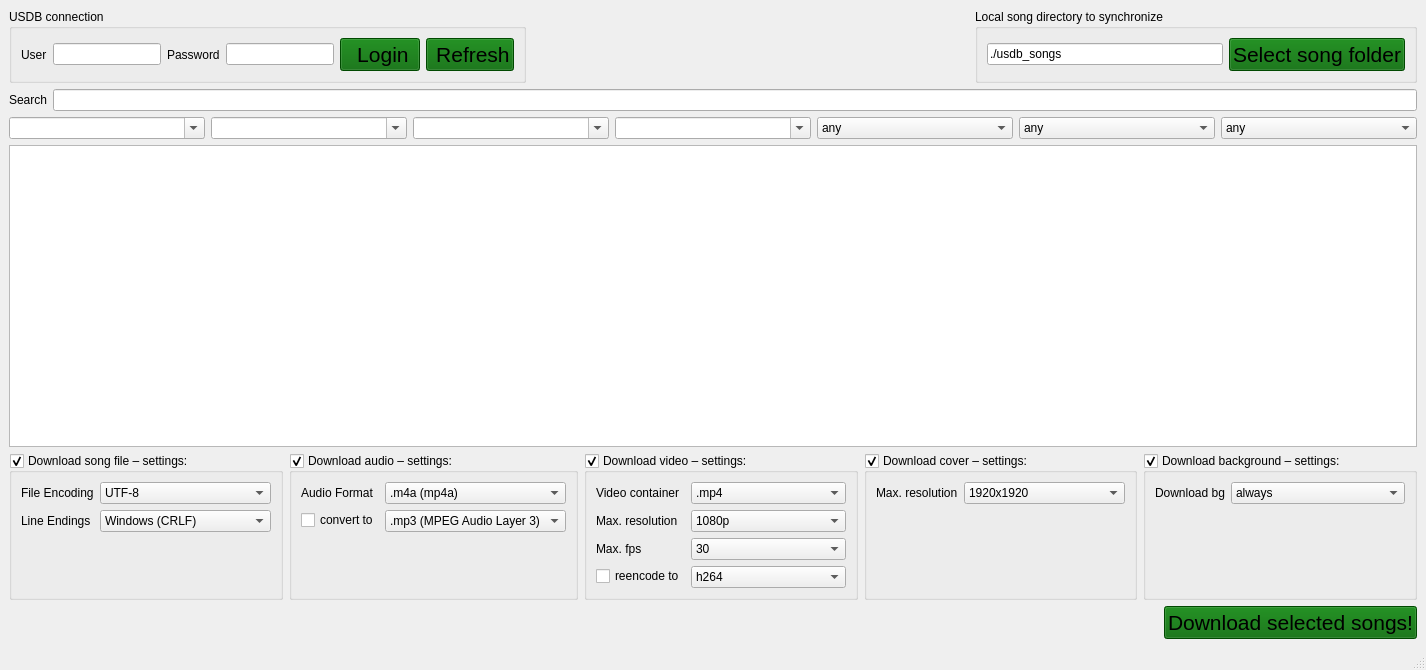
<?xml version="1.0" encoding="UTF-8"?>
<ui version="4.0">
 <class>MainWindow</class>
 <widget class="QMainWindow" name="MainWindow">
  <property name="geometry">
   <rect>
    <x>0</x>
    <y>0</y>
    <width>1426</width>
    <height>670</height>
   </rect>
  </property>
  <property name="windowTitle">
   <string>USDB Song Manager</string>
  </property>
  <widget class="QWidget" name="centralwidget">
   <layout class="QVBoxLayout" name="verticalLayout">
    <item>
     <layout class="QHBoxLayout" name="horizontalLayout_3">
      <item>
       <widget class="QGroupBox" name="groupBox">
        <property name="title">
         <string>USDB connection</string>
        </property>
        <layout class="QHBoxLayout" name="horizontalLayout_2">
         <item>
          <widget class="QLabel" name="label_username">
           <property name="text">
            <string>User</string>
           </property>
          </widget>
         </item>
         <item>
          <widget class="QLineEdit" name="lineEdit_user"/>
         </item>
         <item>
          <widget class="QLabel" name="label_password">
           <property name="text">
            <string>Password</string>
           </property>
          </widget>
         </item>
         <item>
          <widget class="QLineEdit" name="lineEdit_password">
           <property name="echoMode">
            <enum>QLineEdit::Password</enum>
           </property>
          </widget>
         </item>
         <item>
          <widget class="QPushButton" name="pushButton_login">
           <property name="font">
            <font>
             <pointsize>16</pointsize>
            </font>
           </property>
           <property name="styleSheet">
            <string notr="true">background-color: rgb(0, 102, 0);</string>
           </property>
           <property name="text">
            <string> Login</string>
           </property>
           <property name="icon">
            <iconset resource="../us/usdb_dl_gui/resources.qrc">
             <normaloff>:/icons/resources/faviconUSDB.ico</normaloff>:/icons/resources/faviconUSDB.ico</iconset>
           </property>
          </widget>
         </item>
         <item>
          <widget class="QPushButton" name="pushButton_refresh">
           <property name="font">
            <font>
             <pointsize>16</pointsize>
            </font>
           </property>
           <property name="styleSheet">
            <string notr="true">background-color: rgb(0, 102, 0);</string>
           </property>
           <property name="text">
            <string> Refresh</string>
           </property>
           <property name="icon">
            <iconset resource="../us/usdb_dl_gui/resources.qrc">
             <normaloff>:/icons/resources/faviconUSDB.ico</normaloff>:/icons/resources/faviconUSDB.ico</iconset>
           </property>
          </widget>
         </item>
        </layout>
       </widget>
      </item>
      <item>
       <spacer name="horizontalSpacer">
        <property name="orientation">
         <enum>Qt::Horizontal</enum>
        </property>
        <property name="sizeHint" stdset="0">
         <size>
          <width>358</width>
          <height>20</height>
         </size>
        </property>
       </spacer>
      </item>
      <item>
       <widget class="QGroupBox" name="groupBox_2">
        <property name="title">
         <string>Local song directory to synchronize</string>
        </property>
        <layout class="QHBoxLayout" name="horizontalLayout_4">
         <item>
          <widget class="QLineEdit" name="lineEdit_song_dir">
           <property name="text">
            <string>./usdb_songs</string>
           </property>
          </widget>
         </item>
         <item>
          <widget class="QPushButton" name="pushButton_select_song_dir">
           <property name="enabled">
            <bool>true</bool>
           </property>
           <property name="font">
            <font>
             <pointsize>16</pointsize>
            </font>
           </property>
           <property name="styleSheet">
            <string notr="true">background-color: rgb(0, 102, 0);</string>
           </property>
           <property name="text">
            <string>Select song folder</string>
           </property>
          </widget>
         </item>
        </layout>
       </widget>
      </item>
     </layout>
    </item>
    <item>
     <layout class="QHBoxLayout" name="horizontalLayout_5">
      <item>
       <widget class="QLabel" name="label_9">
        <property name="text">
         <string>Search</string>
        </property>
       </widget>
      </item>
      <item>
       <widget class="QLineEdit" name="lineEdit_search"/>
      </item>
     </layout>
    </item>
    <item>
     <layout class="QHBoxLayout" name="horizontalLayout_6">
      <item>
       <widget class="QComboBox" name="comboBox_artist">
        <property name="editable">
         <bool>true</bool>
        </property>
       </widget>
      </item>
      <item>
       <widget class="QComboBox" name="comboBox_title">
        <property name="editable">
         <bool>true</bool>
        </property>
       </widget>
      </item>
      <item>
       <widget class="QComboBox" name="comboBox_language">
        <property name="editable">
         <bool>true</bool>
        </property>
       </widget>
      </item>
      <item>
       <widget class="QComboBox" name="comboBox_edition">
        <property name="editable">
         <bool>true</bool>
        </property>
       </widget>
      </item>
      <item>
       <widget class="QComboBox" name="comboBox_goldennotes">
        <item>
         <property name="text">
          <string>any</string>
         </property>
        </item>
        <item>
         <property name="text">
          <string>yes</string>
         </property>
        </item>
        <item>
         <property name="text">
          <string>no</string>
         </property>
        </item>
       </widget>
      </item>
      <item>
       <widget class="QComboBox" name="comboBox_rating">
        <item>
         <property name="text">
          <string>any</string>
         </property>
        </item>
        <item>
         <property name="text">
          <string>★</string>
         </property>
        </item>
        <item>
         <property name="text">
          <string>★★</string>
         </property>
        </item>
        <item>
         <property name="text">
          <string>★★★</string>
         </property>
        </item>
        <item>
         <property name="text">
          <string>★★★★</string>
         </property>
        </item>
        <item>
         <property name="text">
          <string>★★★★★</string>
         </property>
        </item>
        <item>
         <property name="text">
          <string>★ or more</string>
         </property>
        </item>
        <item>
         <property name="text">
          <string>★★ or more</string>
         </property>
        </item>
        <item>
         <property name="text">
          <string>★★★ or more</string>
         </property>
        </item>
        <item>
         <property name="text">
          <string>★★★★ or more</string>
         </property>
        </item>
       </widget>
      </item>
      <item>
       <widget class="QComboBox" name="comboBox_views">
        <item>
         <property name="text">
          <string>any</string>
         </property>
        </item>
        <item>
         <property name="text">
          <string>100+</string>
         </property>
        </item>
        <item>
         <property name="text">
          <string>200+</string>
         </property>
        </item>
        <item>
         <property name="text">
          <string>300+</string>
         </property>
        </item>
        <item>
         <property name="text">
          <string>400+</string>
         </property>
        </item>
        <item>
         <property name="text">
          <string>500+</string>
         </property>
        </item>
       </widget>
      </item>
     </layout>
    </item>
    <item>
     <widget class="QTableView" name="tableView_availableSongs">
      <property name="alternatingRowColors">
       <bool>true</bool>
      </property>
      <property name="sortingEnabled">
       <bool>true</bool>
      </property>
      <attribute name="verticalHeaderVisible">
       <bool>false</bool>
      </attribute>
     </widget>
    </item>
    <item>
     <layout class="QHBoxLayout" name="horizontalLayout_13">
      <item>
       <widget class="QGroupBox" name="groupBox_songfile">
        <property name="title">
         <string>Download song file – settings:</string>
        </property>
        <property name="checkable">
         <bool>true</bool>
        </property>
        <layout class="QFormLayout" name="formLayout">
         <item row="0" column="0">
          <widget class="QLabel" name="label">
           <property name="text">
            <string>File Encoding</string>
           </property>
          </widget>
         </item>
         <item row="0" column="1">
          <widget class="QComboBox" name="comboBox_encoding">
           <item>
            <property name="text">
             <string>UTF-8</string>
            </property>
           </item>
           <item>
            <property name="text">
             <string>UTF-8 BOM</string>
            </property>
           </item>
           <item>
            <property name="text">
             <string>CP1252</string>
            </property>
           </item>
          </widget>
         </item>
         <item row="1" column="0">
          <widget class="QLabel" name="label_8">
           <property name="text">
            <string>Line Endings</string>
           </property>
          </widget>
         </item>
         <item row="1" column="1">
          <widget class="QComboBox" name="comboBox_line_endings">
           <item>
            <property name="text">
             <string>Windows (CRLF)</string>
            </property>
           </item>
           <item>
            <property name="text">
             <string>Mac/Linux (LF)</string>
            </property>
           </item>
          </widget>
         </item>
        </layout>
       </widget>
      </item>
      <item>
       <widget class="QGroupBox" name="groupBox_audio">
        <property name="title">
         <string>Download audio – settings:</string>
        </property>
        <property name="checkable">
         <bool>true</bool>
        </property>
        <layout class="QFormLayout" name="formLayout_2">
         <item row="0" column="0">
          <widget class="QLabel" name="label_7">
           <property name="text">
            <string>Audio Format</string>
           </property>
          </widget>
         </item>
         <item row="0" column="1">
          <widget class="QComboBox" name="comboBox_audio_format">
           <item>
            <property name="text">
             <string>.m4a (mp4a)</string>
            </property>
           </item>
           <item>
            <property name="text">
             <string comment="mp3">.webm (opus)</string>
            </property>
           </item>
           <item>
            <property name="text">
             <string>bestaudio</string>
            </property>
           </item>
          </widget>
         </item>
         <item row="1" column="0">
          <widget class="QCheckBox" name="checkBox_audio_convert">
           <property name="text">
            <string>convert to</string>
           </property>
          </widget>
         </item>
         <item row="1" column="1">
          <widget class="QComboBox" name="comboBox_audio_conversion_format">
           <item>
            <property name="text">
             <string>.mp3 (MPEG Audio Layer 3)</string>
            </property>
           </item>
           <item>
            <property name="text">
             <string>.ogg (Vorbis)</string>
            </property>
           </item>
           <item>
            <property name="text">
             <string>.opus (Opus)</string>
            </property>
           </item>
          </widget>
         </item>
        </layout>
       </widget>
      </item>
      <item>
       <widget class="QGroupBox" name="groupBox_video">
        <property name="title">
         <string>Download video – settings:</string>
        </property>
        <property name="checkable">
         <bool>true</bool>
        </property>
        <layout class="QFormLayout" name="formLayout_3">
         <item row="0" column="0">
          <widget class="QLabel" name="label_4">
           <property name="text">
            <string>Video container</string>
           </property>
          </widget>
         </item>
         <item row="0" column="1">
          <widget class="QComboBox" name="comboBox_videocontainer">
           <item>
            <property name="text">
             <string>.mp4</string>
            </property>
           </item>
           <item>
            <property name="text">
             <string>.webm</string>
            </property>
           </item>
           <item>
            <property name="text">
             <string>bestvideo</string>
            </property>
           </item>
          </widget>
         </item>
         <item row="1" column="0">
          <widget class="QLabel" name="label_5">
           <property name="text">
            <string>Max. resolution</string>
           </property>
          </widget>
         </item>
         <item row="1" column="1">
          <widget class="QComboBox" name="comboBox_videoresolution">
           <item>
            <property name="text">
             <string>1080p</string>
            </property>
           </item>
           <item>
            <property name="text">
             <string>720p</string>
            </property>
           </item>
          </widget>
         </item>
         <item row="2" column="0">
          <widget class="QLabel" name="label_3">
           <property name="text">
            <string>Max. fps</string>
           </property>
          </widget>
         </item>
         <item row="2" column="1">
          <widget class="QComboBox" name="comboBox_fps">
           <item>
            <property name="text">
             <string>30</string>
            </property>
           </item>
           <item>
            <property name="text">
             <string>60</string>
            </property>
           </item>
          </widget>
         </item>
         <item row="3" column="1">
          <widget class="QComboBox" name="comboBox_videoencoder">
           <item>
            <property name="text">
             <string>h264</string>
            </property>
           </item>
           <item>
            <property name="text">
             <string>h265</string>
            </property>
           </item>
           <item>
            <property name="text">
             <string>libvpx-vp9</string>
            </property>
           </item>
           <item>
            <property name="text">
             <string>libaom-av1</string>
            </property>
           </item>
          </widget>
         </item>
         <item row="3" column="0">
          <widget class="QCheckBox" name="checkBox_videoallowreencode">
           <property name="text">
            <string>reencode to</string>
           </property>
           <property name="checked">
            <bool>false</bool>
           </property>
          </widget>
         </item>
        </layout>
       </widget>
      </item>
      <item>
       <widget class="QGroupBox" name="groupBox_cover">
        <property name="title">
         <string>Download cover – settings:</string>
        </property>
        <property name="checkable">
         <bool>true</bool>
        </property>
        <layout class="QFormLayout" name="formLayout_4">
         <item row="0" column="0">
          <widget class="QLabel" name="label_2">
           <property name="text">
            <string>Max. resolution</string>
           </property>
          </widget>
         </item>
         <item row="0" column="1">
          <widget class="QComboBox" name="comboBox_coverresolution">
           <item>
            <property name="text">
             <string>1920x1920</string>
            </property>
           </item>
           <item>
            <property name="text">
             <string>1500x1500</string>
            </property>
           </item>
           <item>
            <property name="text">
             <string>1000x1000</string>
            </property>
           </item>
           <item>
            <property name="text">
             <string>800x800</string>
            </property>
           </item>
           <item>
            <property name="text">
             <string>600x600</string>
            </property>
           </item>
          </widget>
         </item>
        </layout>
       </widget>
      </item>
      <item>
       <widget class="QGroupBox" name="groupBox_background">
        <property name="title">
         <string>Download background – settings:</string>
        </property>
        <property name="checkable">
         <bool>true</bool>
        </property>
        <layout class="QFormLayout" name="formLayout_5">
         <item row="0" column="0">
          <widget class="QLabel" name="label_6">
           <property name="text">
            <string>Download bg</string>
           </property>
          </widget>
         </item>
         <item row="0" column="1">
          <widget class="QComboBox" name="comboBox_background">
           <item>
            <property name="text">
             <string>always</string>
            </property>
           </item>
           <item>
            <property name="text">
             <string>only if no video</string>
            </property>
           </item>
          </widget>
         </item>
        </layout>
       </widget>
      </item>
     </layout>
    </item>
    <item>
     <layout class="QHBoxLayout" name="horizontalLayout">
      <item>
       <spacer name="horizontalSpacer_2">
        <property name="orientation">
         <enum>Qt::Horizontal</enum>
        </property>
        <property name="sizeHint" stdset="0">
         <size>
          <width>1088</width>
          <height>20</height>
         </size>
        </property>
       </spacer>
      </item>
      <item>
       <widget class="QPushButton" name="pushButton_downloadSelectedSongs">
        <property name="enabled">
         <bool>true</bool>
        </property>
        <property name="font">
         <font>
          <pointsize>16</pointsize>
         </font>
        </property>
        <property name="styleSheet">
         <string notr="true">background-color: rgb(0, 102, 0);</string>
        </property>
        <property name="text">
         <string>Download selected songs!</string>
        </property>
       </widget>
      </item>
     </layout>
    </item>
   </layout>
  </widget>
  <widget class="QMenuBar" name="menubar">
   <property name="geometry">
    <rect>
     <x>0</x>
     <y>0</y>
     <width>1426</width>
     <height>24</height>
    </rect>
   </property>
  </widget>
  <widget class="QStatusBar" name="statusbar"/>
 </widget>
 <resources>
  <include location="../us/usdb_dl_gui/resources.qrc"/>
 </resources>
 <connections/>
</ui>
